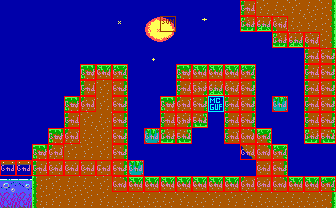

The image is a tile-based game level rendered from a .tmx file. Its description and complete source (layers, tilesets, objects, tile grids) follow:
An orthogonal 21x13 tile map with 16x16 px tiles, 2 tile layers (bg, col), 2 tilesets.

<map version="1.5" tiledversion="1.5.0" orientation="orthogonal" renderorder="right-down" width="21" height="13" tilewidth="16" tileheight="16" infinite="0" nextlayerid="4" nextobjectid="19">
 <properties>
  <property name="music" type="int" value="11" />
 </properties>
 <tileset firstgid="1" source="tileset.tsx" />
 <tileset firstgid="241" source="obj.tsx" />
 <layer id="1" name="bg" width="21" height="13">
  <data encoding="csv">
45,45,45,45,45,45,45,45,45,45,45,45,45,45,45,102,103,123,103,123,104,
45,45,45,45,45,45,45,23,45,81,2,45,3,45,45,182,183,163,123,103,104,
45,45,45,45,45,45,45,45,45,21,22,45,45,45,45,45,45,182,183,163,104,
45,45,45,45,45,45,45,45,45,24,45,45,45,45,45,45,45,45,45,102,104,
45,45,45,45,45,82,83,84,45,45,45,82,83,83,83,84,45,45,45,102,104,
45,45,45,45,45,102,103,104,45,45,45,102,162,183,163,104,45,45,45,102,104,
45,45,45,45,82,122,103,104,45,45,82,122,104,45,102,104,45,42,45,102,104,
45,45,45,45,102,103,123,104,45,45,102,162,184,45,102,104,45,45,45,102,104,
45,45,45,82,122,123,103,104,45,42,182,184,45,45,142,124,84,45,45,182,184,
45,45,82,122,103,103,103,104,45,45,45,45,45,45,45,165,124,84,45,45,45,
46,46,102,103,103,103,123,104,42,45,45,45,45,45,45,45,103,104,45,45,45,
86,87,102,103,123,123,103,124,83,83,83,83,83,83,83,122,103,124,83,83,84,
106,106,102,103,103,103,103,123,123,123,123,103,123,103,103,103,123,123,123,123,104
</data>
 </layer>
 <layer id="2" name="col" width="21" height="13">
  <data encoding="csv">
241,241,241,241,241,241,241,241,241,241,241,241,241,241,241,242,241,241,241,241,241,
241,241,241,241,241,241,241,241,241,241,252,241,241,241,241,242,242,242,241,241,241,
241,241,241,241,241,241,241,241,241,241,241,241,241,241,241,241,241,242,242,242,241,
241,241,241,241,241,241,241,241,241,241,241,241,241,241,241,241,241,241,241,242,242,
241,241,241,241,241,242,242,242,241,241,241,242,242,242,242,242,241,241,241,242,242,
241,241,241,241,241,242,241,242,241,241,241,242,242,242,242,242,241,241,241,242,242,
241,241,241,241,242,242,241,242,241,241,242,242,242,247,242,242,241,242,241,242,242,
241,241,241,241,242,241,241,242,241,241,242,242,242,241,242,242,241,241,241,242,242,
241,241,241,242,242,241,241,242,241,242,242,242,241,241,242,242,242,241,241,242,242,
241,241,242,242,241,241,241,242,241,241,241,241,241,241,241,242,242,242,241,241,241,
242,242,242,242,242,242,242,242,242,241,241,241,241,241,241,241,242,242,241,241,241,
241,241,241,241,241,241,241,242,242,242,242,242,242,242,242,242,242,242,242,242,242,
241,241,241,241,241,241,241,241,241,241,241,241,241,241,241,241,241,241,241,241,241
</data>
 </layer>
 <objectgroup id="3" name="obj">
  <properties>
   <property name="string_id" type="int" value="1" />
  </properties>
 </objectgroup>
</map>
